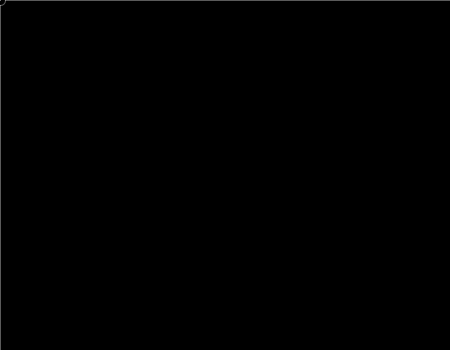
Frame 1 (no input)
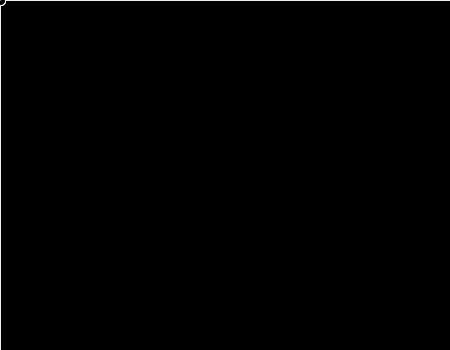
Frame 60 (the mouse pressed at the canvas centre just before this capture)
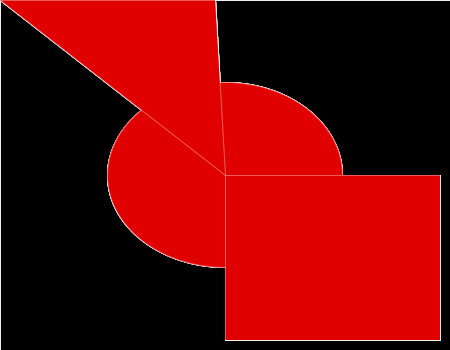
Frame 120 (the mouse held since frame 60 and released just before this capture)

The Processing sketch that drew these frames (run headless with seeded random() and noise(); from frame 60 on, the mouse is pressed at the canvas centre):

// Processing sketch: processing_79825
// ── processing_79825.pde

void setup(){
  size(450,350);
  background(0);
  smooth();
  stroke(255,255,255,90);
  noFill();
}
void draw(){
  fill(0,8);
  rect(0,0,width,height);
  fill(mouseX,0,0);
  ellipse(mouseX,mouseY,mouseX+10,mouseY+10);
  rect(mouseX,mouseY,mouseX-10,mouseY-10);
  triangle(mouseX,mouseY,mouseX-10,0,0,0);
}
